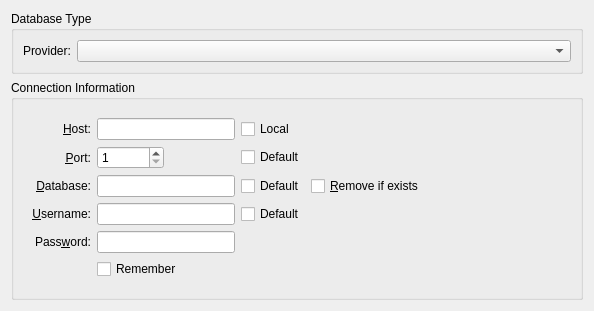
<?xml version="1.0" encoding="UTF-8"?>
<ui version="4.0">
 <class>WizardPageCreateDatabaseConfigure</class>
 <widget class="QWizardPage" name="WizardPageCreateDatabaseConfigure">
  <property name="geometry">
   <rect>
    <x>0</x>
    <y>0</y>
    <width>594</width>
    <height>306</height>
   </rect>
  </property>
  <property name="font">
   <font>
    <family>Ubuntu</family>
   </font>
  </property>
  <property name="windowTitle">
   <string>WizardPage</string>
  </property>
  <property name="title">
   <string>Configure Database</string>
  </property>
  <property name="subTitle">
   <string>If you are unsure about any option, leave it empty or choose default values.</string>
  </property>
  <layout class="QVBoxLayout" name="_2">
   <item>
    <widget class="QGroupBox" name="groupBoxDatabaseType">
     <property name="title">
      <string>Database Type</string>
     </property>
     <layout class="QFormLayout" name="formLayout_2">
      <item row="0" column="0">
       <widget class="QLabel" name="labelType">
        <property name="text">
         <string>Provider:</string>
        </property>
        <property name="buddy">
         <cstring>comboBoxDatabaseType</cstring>
        </property>
       </widget>
      </item>
      <item row="0" column="1">
       <widget class="QComboBox" name="comboBoxDatabaseType"/>
      </item>
     </layout>
    </widget>
   </item>
   <item>
    <widget class="QGroupBox" name="groupBox">
     <property name="title">
      <string>Connection Information</string>
     </property>
     <layout class="QVBoxLayout" name="verticalLayout_2">
      <item>
       <widget class="QStackedWidget" name="stackedWidgetDatabases">
        <property name="currentIndex">
         <number>0</number>
        </property>
        <widget class="QWidget" name="pageMySQL">
         <layout class="QGridLayout" name="gridLayout" columnstretch="0,0,0,0">
          <item row="4" column="0">
           <widget class="QLabel" name="labelPassword">
            <property name="text">
             <string>Pass&amp;word:</string>
            </property>
            <property name="alignment">
             <set>Qt::AlignRight|Qt::AlignTrailing|Qt::AlignVCenter</set>
            </property>
            <property name="buddy">
             <cstring>lineEditPassword</cstring>
            </property>
           </widget>
          </item>
          <item row="0" column="0">
           <widget class="QLabel" name="labelHost">
            <property name="text">
             <string>&amp;Host:</string>
            </property>
            <property name="alignment">
             <set>Qt::AlignRight|Qt::AlignTrailing|Qt::AlignVCenter</set>
            </property>
            <property name="buddy">
             <cstring>lineEditHost</cstring>
            </property>
           </widget>
          </item>
          <item row="0" column="1">
           <widget class="QLineEdit" name="lineEditHost">
            <property name="whatsThis">
             <string>&lt;html&gt;&lt;head/&gt;&lt;body&gt;&lt;p&gt;Host address of Database Management system. This can be either a hostname (e.g www.example.com) or an IP address (e.g. 127.0.0.1)&lt;/p&gt;&lt;p&gt;If you are not sure about this item, check the &lt;span style=&quot; font-weight:600;&quot;&gt;Local&lt;/span&gt; checkbox below.&lt;/p&gt;&lt;/body&gt;&lt;/html&gt;</string>
            </property>
           </widget>
          </item>
          <item row="0" column="2">
           <widget class="QCheckBox" name="checkBoxLocal">
            <property name="text">
             <string>Local</string>
            </property>
           </widget>
          </item>
          <item row="1" column="0">
           <widget class="QLabel" name="labelPort">
            <property name="text">
             <string>&amp;Port:</string>
            </property>
            <property name="alignment">
             <set>Qt::AlignRight|Qt::AlignTrailing|Qt::AlignVCenter</set>
            </property>
            <property name="buddy">
             <cstring>spinBoxPort</cstring>
            </property>
           </widget>
          </item>
          <item row="1" column="1">
           <widget class="QSpinBox" name="spinBoxPort">
            <property name="sizePolicy">
             <sizepolicy hsizetype="Fixed" vsizetype="Fixed">
              <horstretch>0</horstretch>
              <verstretch>0</verstretch>
             </sizepolicy>
            </property>
            <property name="minimum">
             <number>1</number>
            </property>
            <property name="maximum">
             <number>999999</number>
            </property>
           </widget>
          </item>
          <item row="1" column="2">
           <widget class="QCheckBox" name="checkBoxDefaultPort">
            <property name="text">
             <string>Default</string>
            </property>
           </widget>
          </item>
          <item row="2" column="0">
           <widget class="QLabel" name="labelDatabase">
            <property name="text">
             <string>&amp;Database:</string>
            </property>
            <property name="alignment">
             <set>Qt::AlignRight|Qt::AlignTrailing|Qt::AlignVCenter</set>
            </property>
            <property name="buddy">
             <cstring>lineEditDatabase</cstring>
            </property>
           </widget>
          </item>
          <item row="2" column="1">
           <widget class="QLineEdit" name="lineEditDatabase"/>
          </item>
          <item row="2" column="2">
           <layout class="QHBoxLayout" name="horizontalLayout_2">
            <item>
             <widget class="QCheckBox" name="checkBoxDefaultName">
              <property name="text">
               <string>Default</string>
              </property>
             </widget>
            </item>
            <item>
             <widget class="QCheckBox" name="checkBoxRemoveExisting">
              <property name="text">
               <string>&amp;Remove if exists</string>
              </property>
             </widget>
            </item>
           </layout>
          </item>
          <item row="2" column="3">
           <spacer name="horizontalSpacer">
            <property name="orientation">
             <enum>Qt::Horizontal</enum>
            </property>
            <property name="sizeHint" stdset="0">
             <size>
              <width>40</width>
              <height>20</height>
             </size>
            </property>
           </spacer>
          </item>
          <item row="3" column="0">
           <widget class="QLabel" name="labelUserName">
            <property name="text">
             <string>&amp;Username:</string>
            </property>
            <property name="alignment">
             <set>Qt::AlignRight|Qt::AlignTrailing|Qt::AlignVCenter</set>
            </property>
            <property name="buddy">
             <cstring>lineEditUser</cstring>
            </property>
           </widget>
          </item>
          <item row="3" column="1">
           <widget class="QLineEdit" name="lineEditUser"/>
          </item>
          <item row="3" column="2">
           <widget class="QCheckBox" name="checkBoxDefaultUserName">
            <property name="text">
             <string>Default</string>
            </property>
           </widget>
          </item>
          <item row="4" column="1">
           <widget class="QLineEdit" name="lineEditPassword">
            <property name="echoMode">
             <enum>QLineEdit::Password</enum>
            </property>
           </widget>
          </item>
          <item row="5" column="1">
           <widget class="QCheckBox" name="checkBoxRemember">
            <property name="text">
             <string>Remember</string>
            </property>
           </widget>
          </item>
          <item row="6" column="0">
           <spacer name="verticalSpacer_2">
            <property name="orientation">
             <enum>Qt::Vertical</enum>
            </property>
            <property name="sizeHint" stdset="0">
             <size>
              <width>20</width>
              <height>40</height>
             </size>
            </property>
           </spacer>
          </item>
         </layout>
        </widget>
        <widget class="QWidget" name="pageSQLite">
         <layout class="QVBoxLayout" name="verticalLayout_3">
          <item>
           <layout class="QHBoxLayout" name="horizontalLayout">
            <item>
             <widget class="QLabel" name="labelDatabaseLocation">
              <property name="text">
               <string>&amp;Database:</string>
              </property>
              <property name="buddy">
               <cstring>lineEditDatabaseLocation</cstring>
              </property>
             </widget>
            </item>
            <item>
             <widget class="QLineEdit" name="lineEditDatabaseLocation"/>
            </item>
            <item>
             <widget class="QToolButton" name="toolButtonSelectDBFile">
              <property name="text">
               <string>...</string>
              </property>
             </widget>
            </item>
           </layout>
          </item>
          <item>
           <spacer name="verticalSpacer">
            <property name="orientation">
             <enum>Qt::Vertical</enum>
            </property>
            <property name="sizeHint" stdset="0">
             <size>
              <width>20</width>
              <height>227</height>
             </size>
            </property>
           </spacer>
          </item>
         </layout>
        </widget>
       </widget>
      </item>
     </layout>
    </widget>
   </item>
  </layout>
 </widget>
 <resources/>
 <connections/>
</ui>
